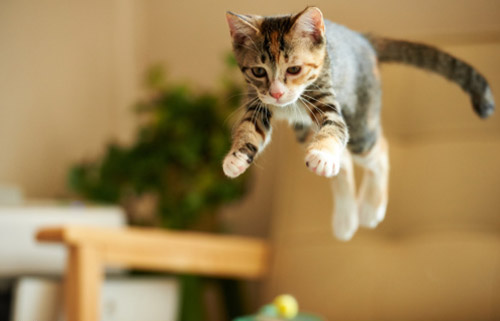
#> input picture OpenCV_FUNC/index.png, 500 x 321 px
$ jupyter execute Essential_Functions.ipynb   (shell and % lines are left out)
#> lines starting #> are read from the running program, lines starting #| are printed output that depends on the picture; after the words box and inside, x2 and y2 are one past the last pixel; in counts of white or black regions, pixels touching at a corner belong together
[cell 1]
#import libraries
import numpy as np
import matplotlib.pyplot as plt
import cv2

[cell 2]
#Reading image
image=cv2.imread('index.png')
#> image is the input picture: shape (321, 500, 3); mean B, G, R 84.4, 131.1, 158.1
image=cv2.cvtColor(image,cv2.COLOR_BGR2RGB)

[cell 3]
#Plotting image
plt.imshow(image)

[cell 4]
#Read as HSV image
hsv_image=cv2.cvtColor(image,cv2.COLOR_BGR2HSV)
#> hsv_image: shape (321, 500, 3); mean H, S, V 99, 132.5, 158.7

plt.imshow(hsv_image)

[cell 5]
gray_image=cv2.cvtColor(image,cv2.COLOR_BGR2GRAY)

plt.imshow(gray_image)

[cell 6]
#Resizing images(100,100,3) using INTER_LINEAR
smaller_image = cv2.resize(image,(100,100),cv2.INTER_LINEAR)
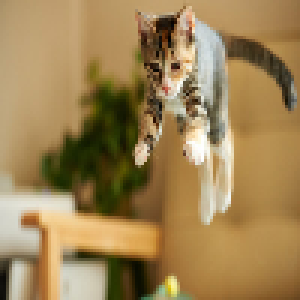
#> smaller_image: shape (100, 100, 3) (shown 3 times larger); mean R, G, B 158.1, 131, 84.4
plt.imshow(smaller_image)

[cell 7]
#Resizing images(100,100,3) using INTER_NEAREST
smaller_image = cv2.resize(image,(100,100),cv2.INTER_NEAREST)
plt.imshow(smaller_image)

[cell 8]
#Resizing images(100,100,3) using INTER_LINEAR
smaller_image = cv2.resize(image,(100,100),cv2.INTER_LINEAR)
plt.imshow(smaller_image)

[cell 9]
#Resizing images(100,100,3) using INTER_CUBIC
smaller_image = cv2.resize(image,(50,100),cv2.INTER_CUBIC)
#> smaller_image: shape (100, 50, 3)
plt.imshow(smaller_image)

[cell 10]
#Resizing images(100,100,3) using INTER_LANCZOS4
smaller_image = cv2.resize(image,(100,100),cv2.INTER_LANCZOS4)
plt.imshow(smaller_image)

[cell 11]
methods=[cv2.INTER_LINEAR,cv2.INTER_NEAREST,cv2.INTER_AREA,cv2.INTER_CUBIC,cv2.INTER_LANCZOS4]
labels=['INTER_LINEAR','INTER_NEAREST','INTER_AREA','INTER_CUBIC','INTER_LANCZOS4']

[cell 12]
#Using Loop
for i in range(5):
    smaller_image = cv2.resize(image,(100,100),methods[i])
    i=i+1
    plt.subplot(2,3,i)
    plt.title(labels[i-1])
    plt.imshow(smaller_image)

[cell 13]
#Rotating Images
rows,cols = image.shape[:2]
#> rows = 321; cols = 500
#(col/2,rows/2) is the center of rotation for the image
# M is the cordinates of the center
M = cv2.getRotationMatrix2D((cols/2,rows/2),90,1)
rtd = cv2.warpAffine(image,M,(cols,rows))
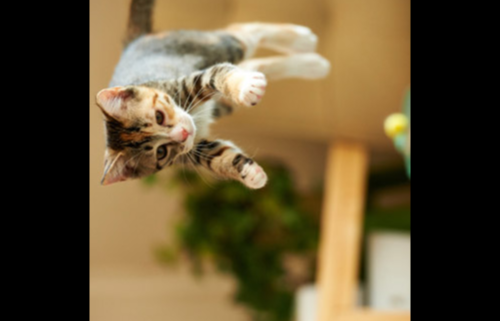
#> rtd: shape (321, 500, 3); mean R, G, B 97.4, 81.3, 51.5
plt.imshow(rtd)

[cell 14]
#Using loop
angles=[0,45,90,180,270,360]
for i in range(6):
    M = cv2.getRotationMatrix2D((cols/2,rows/2),angles[i],1)
    rtd = cv2.warpAffine(image,M,(cols,rows))
    i=i+1
    plt.subplot(2,3,i)
    plt.title("angle" +" "+ str(angles[i-1]))
    plt.imshow(rtd)
#> this loop made 6 passes
#> pass 2, `rtd = cv2.warpAffine(image,M,(cols,rows))`:
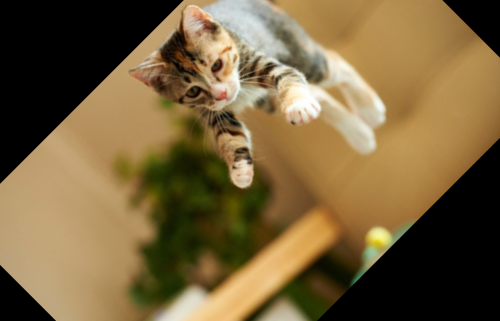
#> rtd: shape (321, 500, 3); mean R, G, B 119.3, 98.4, 61.2
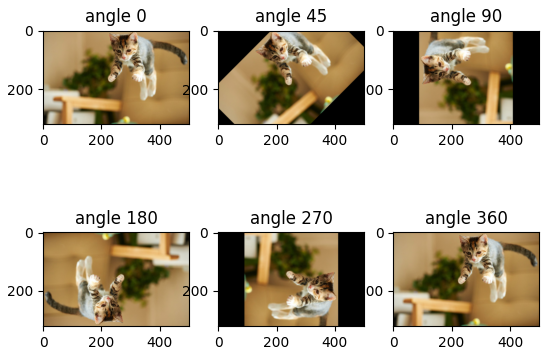
#> figure drawn by matplotlib, 6 panels

[cell 15]
#Translation
#Shifting the image 100 pixels in both dimensions
M=np.float32([[1,0,-100],[0,1,-100]])
tsl=cv2.warpAffine(image,M,(cols,rows))
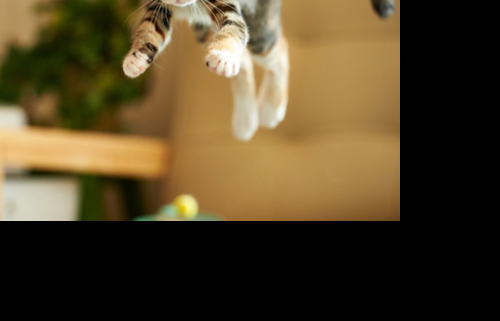
#> tsl: shape (321, 500, 3); mean R, G, B 81.9, 66.9, 39.3
plt.imshow(tsl)

[cell 16]
#Thresholding

gray_image = cv2.imread('index.png',0)
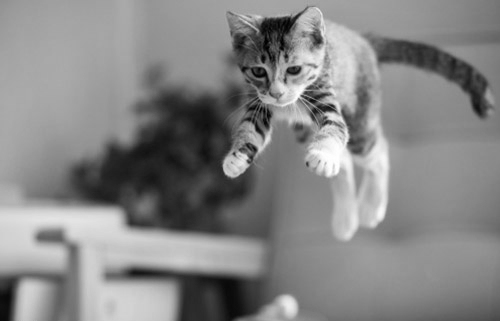
#> gray_image: shape (321, 500); min 0, max 255, mean 133.3
plt.title("Gray_scale Image")
plt.imshow(gray_image,'gray')

[cell 17]
methods = [cv2.THRESH_BINARY,cv2.THRESH_BINARY_INV,cv2.THRESH_TRUNC,cv2.THRESH_TOZERO,cv2.THRESH_TOZERO_INV]
names = ['BINARY','THRESH_BINARY_INV','THRESH_TRUNC','THRESH_TOZERO','THRESH_TOZERO_INV']

[cell 18]
for i in range(5):
    ret,threshold = cv2.threshold(gray_image,127,255,methods[i])
    plt.subplot(2,3,i+1)
    plt.title(names[i])
    plt.imshow(threshold,'gray')
#> this loop made 5 passes
#> pass 1, `ret,threshold = cv2.threshold(gray_image,127,255,methods[i])`:
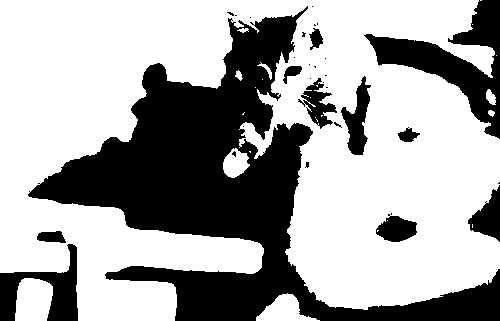
#> threshold: shape (321, 500); 65.1% white; 32 black regions (21 under 20 px), largest, box (x1, y1, x2, y2) and area: (28, 6, 500, 321) 42885, (364, 0, 500, 139) 5977, (0, 244, 78, 321) 2567
plt.subplot(2,3,6)
plt.title("Original image")
plt.imshow(gray_image,'gray')
plt.show()
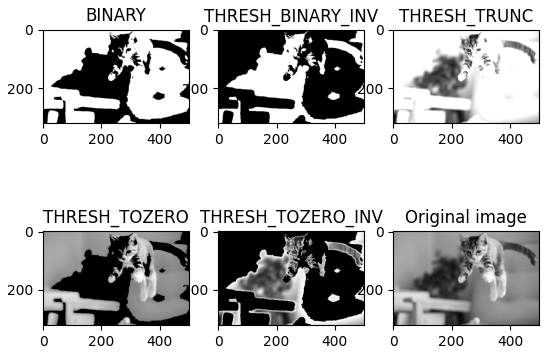
#> figure drawn by matplotlib, 6 panels

[cell 19]
#Adaptive Thresholding
gray_image=cv2.imread('index.png',0)
plt.subplot(2,2,1)
plt.title('Original_image')
plt.imshow(gray_image,'gray')
ret,threshold_global=cv2.threshold(gray_image,127,255,cv2.THRESH_BINARY)
plt.subplot(2,2,2)
plt.title('Global_Thresholding')
plt.imshow(threshold_global,'gray')
methods=[cv2.ADAPTIVE_THRESH_MEAN_C,cv2.ADAPTIVE_THRESH_GAUSSIAN_C]
names=['Adaptive Mean Threshold','Adaptive Gaussian Thresholding']
for i in range(2):
    thresh_adaptive=cv2.adaptiveThreshold(gray_image,255,methods[i],cv2.THRESH_BINARY,11,2)
    plt.subplot(2,2,3+i)
    plt.title(names[i])
    plt.imshow(thresh_adaptive,'gray')
#> this loop made 2 passes
#> pass 1, `thresh_adaptive=cv2.adaptiveThreshold(gray_image,255,methods[i],cv2.TH..`:
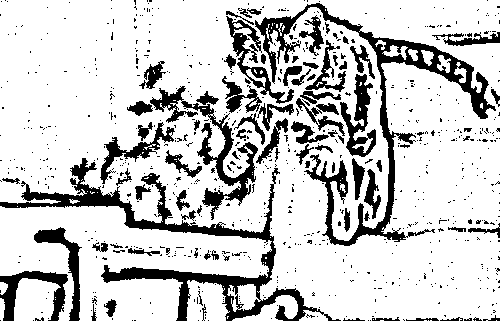
#> thresh_adaptive: shape (321, 500); 79.5% white; 777 black regions (695 under 20 px), largest, box (x1, y1, x2, y2) and area: (0, 158, 341, 321) 7169, (255, 3, 496, 246) 6455, (150, 86, 258, 220) 2632
plt.show()

[cell 20]
#Edge detection
#calculate the edges using Canny edge algorithm

edges = cv2.Canny(gray_image,100,200)
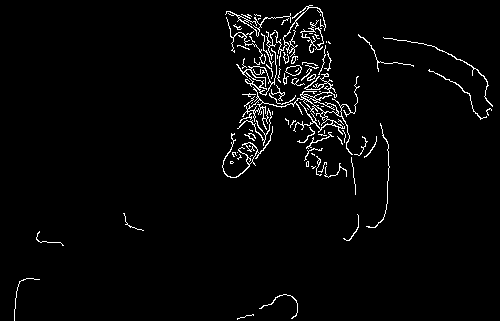
#> edges: shape (321, 500); 2.8% white in thin lines or dots

#plot the edges

plt.imshow(edges,'gray')
